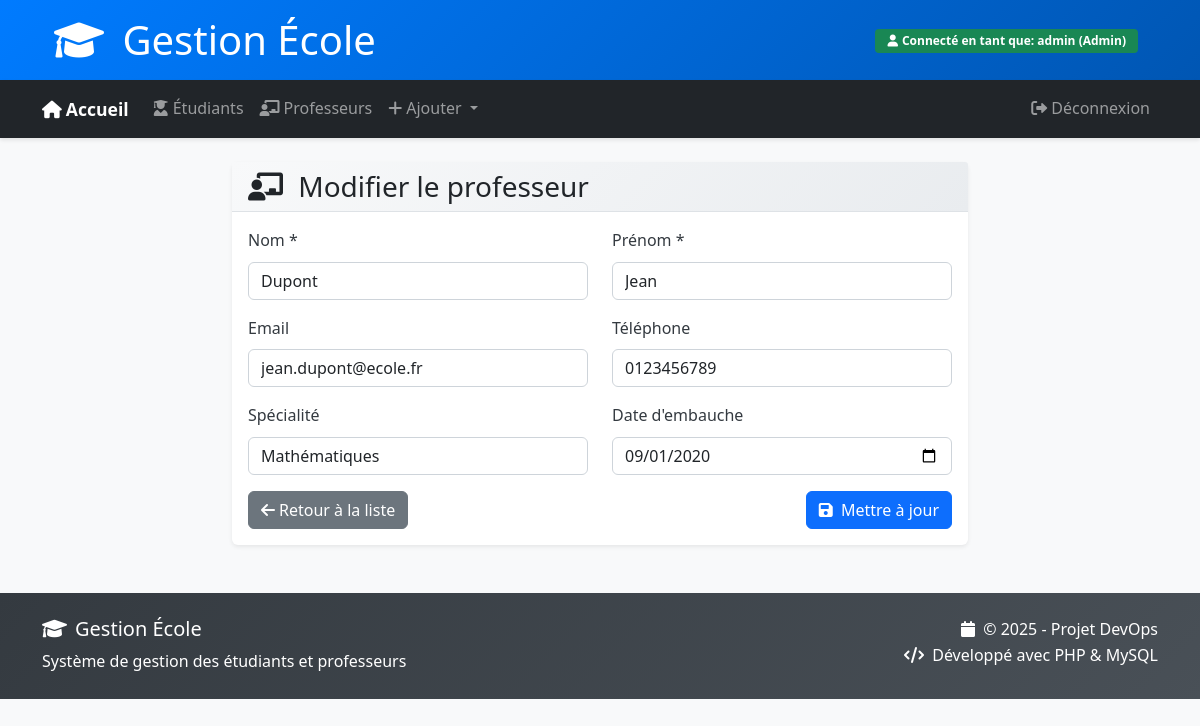
Screenshot of /IHM/Prof/form.php?id=1 (signed in) with the database file from the repository.
### tables this page shows
CREATE TABLE IF NOT EXISTS professeurs (
    id INT AUTO_INCREMENT PRIMARY KEY,
    nom VARCHAR(100) NOT NULL,
    prenom VARCHAR(100) NOT NULL,
    email VARCHAR(100) UNIQUE,
    telephone VARCHAR(20),
    specialite VARCHAR(100),
    date_embauche DATE,
    created_at TIMESTAMP DEFAULT CURRENT_TIMESTAMP
);

### Acces_BD/connexion.php (called while the page is built, shortened)
<?php
function Connect()
{
    $env = parse_ini_file(__DIR__ . "/.env");
    $server = $env['serveur'];
    $user = $env['utilisateur'];
    $password = $env['password'];
    $dbname = $env['db_name'];
    $conn = new mysqli($server, $user, $password, $dbname);
    return $conn;
}

### Acces_BD/Professeur.php (called while the page is built, shortened)
<?php
require_once 'connexion.php';
class Professeur {
    private $conn;
    public function __construct() {
        $this->conn = Connect();
    }
    public function afficherParId($id) {
        $sql = "SELECT * FROM professeurs WHERE id = ?";
        $stmt = $this->conn->prepare($sql);
        $stmt->bind_param("i", $id);
        $stmt->execute();
        $result = $stmt->get_result();
        if ($result->num_rows > 0) {
            return $result->fetch_assoc();
        }
        return null;
    }
}
?>

### IHM/Prof/form.php (the view, shortened to what this page needs)
<?php
require_once '../../Acces_BD/Professeur.php';
include('../public/header.php');
include('../public/nav_barre.php');
$professeur = new Professeur();
$professeur_data = null;
$is_edit = false;
if (isset($_GET['id']) && !empty($_GET['id'])) {
    $professeur_data = $professeur->afficherParId($_GET['id']);
    if ($professeur_data) {
        $is_edit = true;
    }
}
?>
<div class="container mt-4">
    <div class="row justify-content-center">
        <div class="col-md-8">
            <div class="card">
                <div class="card-header">
                    <h3 class="mb-0">
                        <i class="fas fa-chalkboard-teacher me-2"></i>
                        <?php echo $is_edit ? 'Modifier le professeur' : 'Ajouter un nouveau professeur'; ?>
                    </h3>
                </div>
                <div class="card-body">
                    <form action="../../Gestion_Actions/Professeur.php" method="POST">
                        <div class="row">
                            <div class="col-md-6">
                                <div class="mb-3">
                                    <label for="nom" class="form-label">Nom *</label>
                                    <input type="text" class="form-control" id="nom" name="nom"
                                           value="<?php echo $is_edit ? htmlspecialchars($professeur_data['nom']) : ''; ?>" required>
                                </div>
                            </div>
                            <div class="col-md-6">
                                <div class="mb-3">
                                    <label for="prenom" class="form-label">Prénom *</label>
                                    <input type="text" class="form-control" id="prenom" name="prenom"
                                           value="<?php echo $is_edit ? htmlspecialchars($professeur_data['prenom']) : ''; ?>" required>
                                </div>
                            </div>
                        </div>
                        <div class="row">
                            <div class="col-md-6">
                                <div class="mb-3">
                                    <label for="email" class="form-label">Email</label>
                                    <input type="email" class="form-control" id="email" name="email"
                                           value="<?php echo $is_edit ? htmlspecialchars($professeur_data['email']) : ''; ?>">
                                </div>
                            </div>
                            <div class="col-md-6">
                                <div class="mb-3">
                                    <label for="telephone" class="form-label">Téléphone</label>
                                    <input type="tel" class="form-control" id="telephone" name="telephone"
                                           value="<?php echo $is_edit ? htmlspecialchars($professeur_data['telephone']) : ''; ?>">
                                </div>
                            </div>
                        </div>
                        <div class="row">
                            <div class="col-md-6">
                                <div class="mb-3">
                                    <label for="specialite" class="form-label">Spécialité</label>
                                    <input type="text" class="form-control" id="specialite" name="specialite"
                                           value="<?php echo $is_edit ? htmlspecialchars($professeur_data['specialite']) : ''; ?>"
                                           placeholder="Ex: Mathématiques, Français, Histoire...">
                                </div>
                            </div>
                            <div class="col-md-6">
                                <div class="mb-3">
                                    <label for="date_embauche" class="form-label">Date d'embauche</label>
                                    <input type="date" class="form-control" id="date_embauche" name="date_embauche"
                                           value="<?php echo $is_edit ? $professeur_data['date_embauche'] : ''; ?>">
                                </div>
                            </div>
                        </div>
                        <div class="d-flex justify-content-between">
                            <a href="affichage.php" class="btn btn-secondary">
                                <i class="fas fa-arrow-left me-1"></i>Retour à la liste
                            </a>
                            <button type="submit" class="btn btn-primary">
                                <i class="fas fa-save me-1"></i>
                                <?php echo $is_edit ? 'Mettre à jour' : 'Créer'; ?>
                            </button>
                        </div>
                    </form>
                </div>
            </div>
        </div>
    </div>
</div>
<?php include('../public/footer.php'); ?>

### IHM/public/styles.css (style rules this page uses)
:root { --primary-color: #007bff; --secondary-color: #6c757d; --success-color: #28a745; --info-color: #17a2b8; --warning-color: #ffc107; --danger-color: #dc3545; --light-color: #f8f9fa; --dark-color: #343a40; --border-radius: 0.375rem; --box-shadow: 0 0.125rem 0.25rem rgba(0, 0, 0, 0.075); }
body { font-family: 'Segoe UI', Tahoma, Geneva, Verdana, sans-serif; background-color: #f8f9fa; line-height: 1.6; }
.card { border: none; border-radius: var(--border-radius); box-shadow: var(--box-shadow); transition: transform 0.2s ease, box-shadow 0.2s ease; }
.card-header { background: linear-gradient(135deg, #f8f9fa 0%, #e9ecef 100%); border-bottom: 1px solid #dee2e6; font-weight: 600; }
.btn { border-radius: var(--border-radius); font-weight: 500; transition: all 0.3s ease; }
.form-control, .form-select { border-radius: var(--border-radius); border: 1px solid #ced4da; transition: border-color 0.15s ease-in-out, box-shadow 0.15s ease-in-out; }
.form-label { font-weight: 500; color: var(--dark-color); }

### rows the page displays
professeurs: nom "Dupont", prenom "Jean", email "jean.dupont@ecole.fr", telephone "0123456789", specialite "Mathématiques", date_embauche "09/01/2020"

### other values shown
$_SESSION['username'] "admin"
$_SESSION['role'] "Admin"
